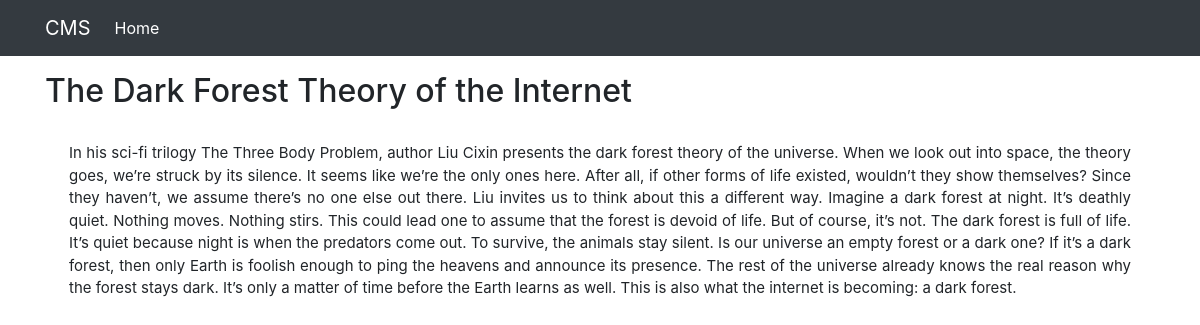
The app's page /view/blog/3 with its own data.
### Homepage/models.py (models this page shows)
class Blog(models.Model):
	title = models.CharField(max_length = 255, blank = False)
	content = models.TextField(blank = False)
	date = models.DateTimeField(auto_now_add = True, blank = False)

### Homepage/views.py (the view)
# urls.py: path('view/blog/<str:id>', views.ViewBlog, name = 'view_blog'),
def ViewBlog(request, id):
	blog_object = Blog.objects.filter(pk__exact = id)
	if len(blog_object) > 0:
		data = {
			'object':blog_object[0],
		}
	else:
		data = {}
	html_page = loader.get_template('DetailedView.html')
	return HttpResponse(html_page.render({'data':data}))

### templates/DetailedView.html (shortened to what this page needs)
{% load static %}
<html>
	<head>
		<link rel="stylesheet" href="https://stackpath.bootstrapcdn.com/bootstrap/4.3.1/css/bootstrap.min.css">
	</head>
	<body>
		{% include 'navbar.html' %}
		<div class="container mt-3">
			<div class="row">
				<div class="col-12">
					<h2>{{data.object.title}}</h2>
					<br>
					<div class="px-4 text-justify" style="font-size: 15px;">{{data.object.content|safe}}</div>
				</div>
			</div>
		</div>
	</body>
</html>

### records on screen
Blog: object "The Dark Forest Theory of the Internet", object.content "In his sci-fi trilogy The Three Body Problem, author Liu Cixin presents the dark forest theory of the universe. When we look out into space, the theory goes, we’re struck by its silence. It seems like we’re the only ones here. After all, if other forms of life existed, wouldn’t they show themselves? Since they haven’t, we assume there’s no one else out there. Liu invites us to think about this a different way. Imagine a dark forest at night. It’s deathly quiet. Nothing moves. Nothing stirs. This could lead one to assume that the forest is devoid of life. But of course, it’s not. The dark forest is full of life. It’s quiet because night is when the predators come out. To survive, the animals…"
